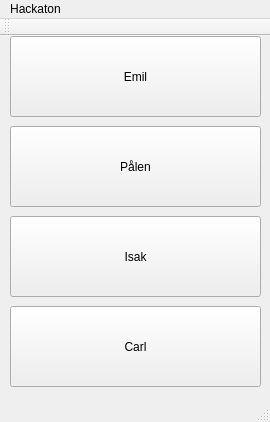
<?xml version="1.0" encoding="UTF-8"?>
<ui version="4.0">
 <class>MainWindow</class>
 <widget class="QMainWindow" name="MainWindow">
  <property name="geometry">
   <rect>
    <x>0</x>
    <y>0</y>
    <width>270</width>
    <height>422</height>
   </rect>
  </property>
  <property name="windowTitle">
   <string>MainWindow</string>
  </property>
  <widget class="QWidget" name="centralWidget">
   <widget class="QPushButton" name="pushButton">
    <property name="geometry">
     <rect>
      <x>10</x>
      <y>0</y>
      <width>251</width>
      <height>81</height>
     </rect>
    </property>
    <property name="text">
     <string>Emil</string>
    </property>
   </widget>
   <widget class="QPushButton" name="pushButton_2">
    <property name="geometry">
     <rect>
      <x>10</x>
      <y>90</y>
      <width>251</width>
      <height>81</height>
     </rect>
    </property>
    <property name="text">
     <string>Pålen</string>
    </property>
   </widget>
   <widget class="QPushButton" name="pushButton_3">
    <property name="geometry">
     <rect>
      <x>10</x>
      <y>180</y>
      <width>251</width>
      <height>81</height>
     </rect>
    </property>
    <property name="text">
     <string>Isak</string>
    </property>
   </widget>
   <widget class="QPushButton" name="pushButton_4">
    <property name="geometry">
     <rect>
      <x>10</x>
      <y>270</y>
      <width>251</width>
      <height>81</height>
     </rect>
    </property>
    <property name="text">
     <string>Carl</string>
    </property>
   </widget>
  </widget>
  <widget class="QMenuBar" name="menuBar">
   <property name="geometry">
    <rect>
     <x>0</x>
     <y>0</y>
     <width>270</width>
     <height>26</height>
    </rect>
   </property>
   <widget class="QMenu" name="menuHackaton">
    <property name="title">
     <string>Hackaton</string>
    </property>
   </widget>
   <addaction name="menuHackaton"/>
  </widget>
  <widget class="QToolBar" name="mainToolBar">
   <attribute name="toolBarArea">
    <enum>TopToolBarArea</enum>
   </attribute>
   <attribute name="toolBarBreak">
    <bool>false</bool>
   </attribute>
  </widget>
  <widget class="QStatusBar" name="statusBar"/>
 </widget>
 <layoutdefault spacing="6" margin="11"/>
 <resources/>
 <connections/>
</ui>
